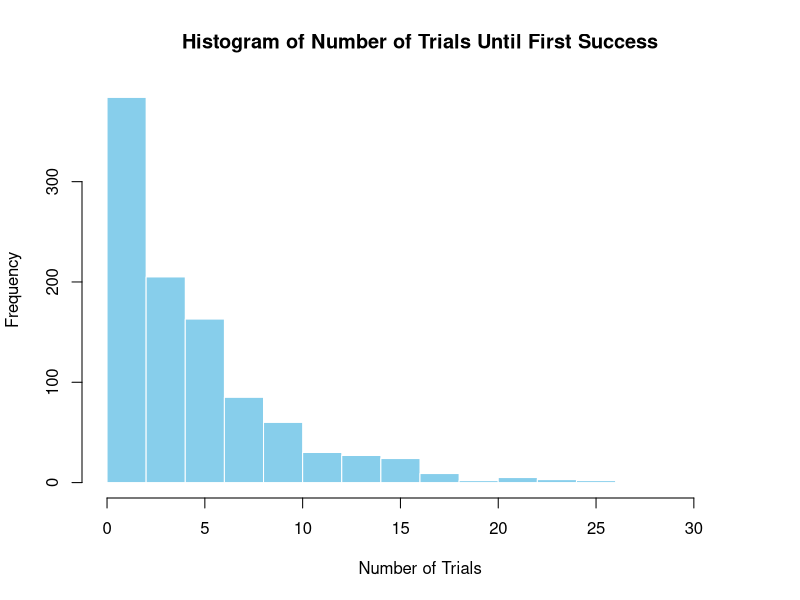

Source code (R):
## ---- chunk 1
knitr::opts_chunk$set(echo = TRUE)
## ---- chunk 2
# 1. Set the probability of success
p <- 0.2

# 2. Generate 1000 random variables from the geometric distribution.
# Note: R's rgeom() returns the number of FAILURES before the first success,
# so we add 1 to convert it into the number of TRIALS required to achieve
# the first success.
set.seed(123)  # for reproducibility
x <- rgeom(1000, prob = p) + 1

# 3. Calculate basic statistics
mean_x <- mean(x)
var_x  <- var(x)
sd_x   <- sd(x)

# 4. Print the results
cat("Number of trials required to achieve first success:\n")
cat("Mean (in 2 decimal places):", round(mean_x, 2), "\n")
cat("Variance (in 2 decimal places):", round(var_x, 2), "\n")
cat("Standard deviation (in 2 decimal places):", round(sd_x, 2), "\n")

# 5. Plot the histogram of the results
hist(x,
     main = "Histogram of Number of Trials Until First Success",
     xlab = "Number of Trials",
     ylab = "Frequency",
     col  = "skyblue",
     border = "white")
## ---- chunk 3
# Box of 40 chips, 10% defective
N1 <- 40                     # population size (box size)
defect_rate <- 0.10
m1 <- N1 * defect_rate        # number of defective chips = 4
n1 <- N1 - m1                 # number of good chips = 36
k1 <- 10                      # sample size

# "More than 10% defectives" in a sample of 10 means MORE THAN 1 defective,
# i.e., x >= 2 (since 10% of 10 = 1, "more than" excludes exactly 1).
# P(X > 1) = 1 - P(X = 0) - P(X = 1)
prob_40 <- 1 - phyper(1, m = m1, n = n1, k = k1)

cat("Box size: 40 | Defectives:", m1, "| Good:", n1, "| Sample size:", k1, "\n")
cat("P(more than 10% defectives in sample) =", round(prob_40, 4), "\n")
## ---- chunk 4
# Box of 5000 chips, 10% defective
N2 <- 5000
m2 <- N2 * defect_rate        # number of defective chips = 500
n2 <- N2 - m2                 # number of good chips = 4500
k2 <- 10                      # sample size

# Same logic: more than 1 defective out of 10 sampled
prob_5000 <- 1 - phyper(1, m = m2, n = n2, k = k2)

cat("Box size: 5000 | Defectives:", m2, "| Good:", n2, "| Sample size:", k2, "\n")
cat("P(more than 10% defectives in sample) =", round(prob_5000, 4), "\n")
## ---- chunk 5
cat("Probability (box of 40):   ", round(prob_40, 4), "\n")
cat("Probability (box of 5000): ", round(prob_5000, 4), "\n")
## ---- chunk 6
binom_approx <- 1 - pbinom(1, size = 10, prob = 0.10)
cat("Binomial approximation (large population):", round(binom_approx, 4), "\n")
